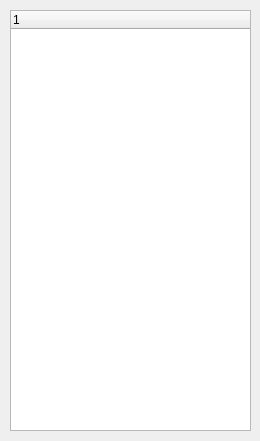
<?xml version="1.0" encoding="UTF-8"?>
<ui version="4.0">
 <class>mainWindow</class>
 <widget class="QMainWindow" name="mainWindow">
  <property name="geometry">
   <rect>
    <x>0</x>
    <y>0</y>
    <width>260</width>
    <height>441</height>
   </rect>
  </property>
  <property name="maximumSize">
   <size>
    <width>1677215</width>
    <height>16777215</height>
   </size>
  </property>
  <property name="windowTitle">
   <string>관리계정 자동로그인</string>
  </property>
  <widget class="QWidget" name="centralwidget">
   <widget class="QTreeWidget" name="treeWidget">
    <property name="geometry">
     <rect>
      <x>10</x>
      <y>10</y>
      <width>241</width>
      <height>421</height>
     </rect>
    </property>
    <column>
     <property name="text">
      <string notr="true">1</string>
     </property>
    </column>
   </widget>
  </widget>
 </widget>
 <resources/>
 <connections/>
</ui>
